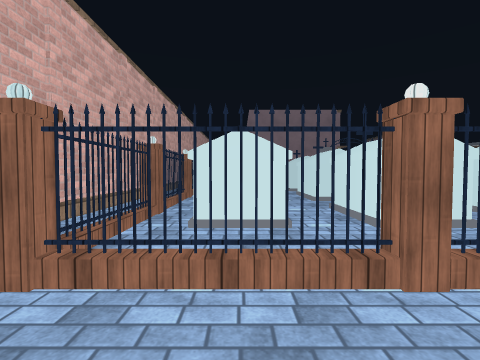
[1] (above)

24 first-person views from a walk through a 3-D level made in the Unity game engine. The camera is 1.5 m above the floor, tilts 2° down and sees 85° across. The floor is counted in squares, 2 m on a side. Each view is taken from the middle of a square. On the plan, view 1 faces up. The plan holds only what a view shows up to about 9 squares ahead; the rest is blank. The place goes on beyond the plan. Surface patterns are stand-ins for the level's own textures.

[2]
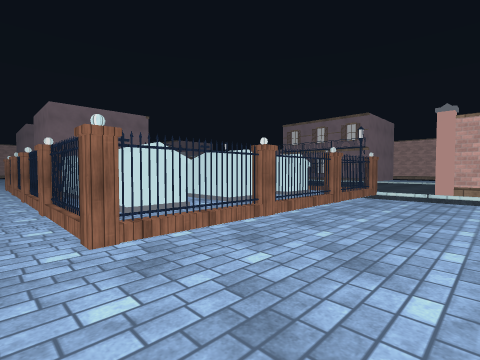

[3]
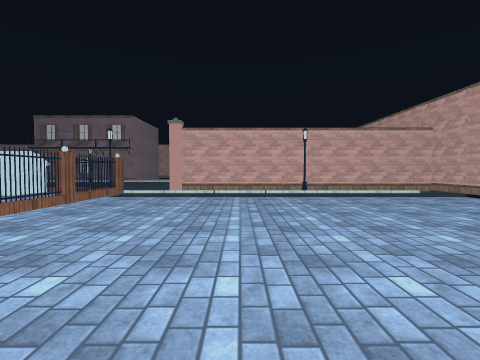

[4]
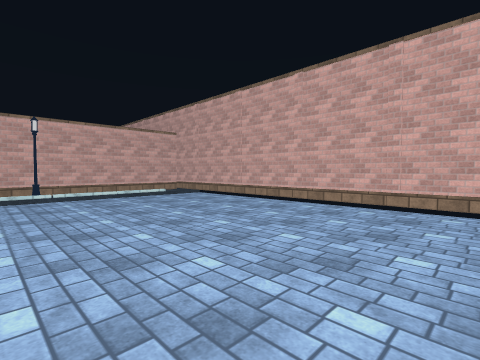

[5]
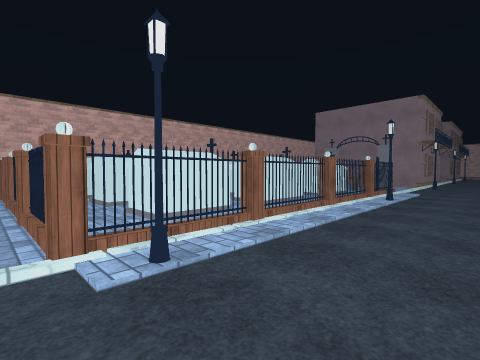

[6]
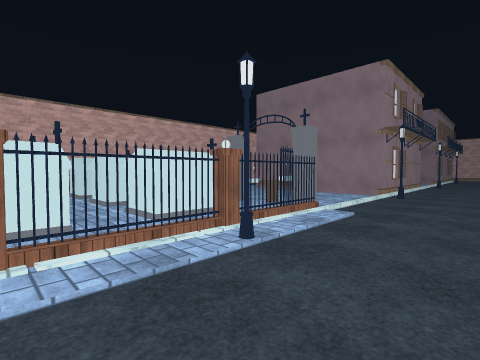

[7]
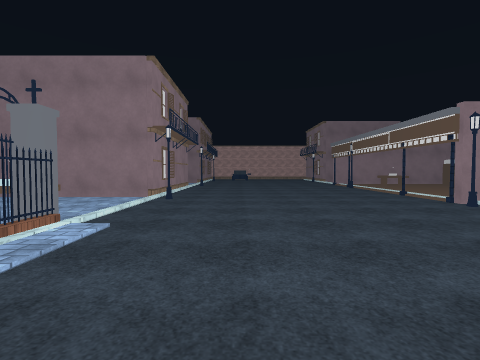

[8]
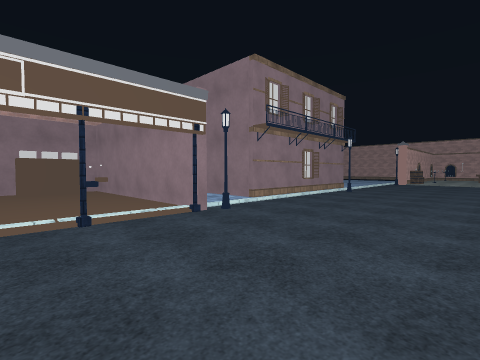

[9]
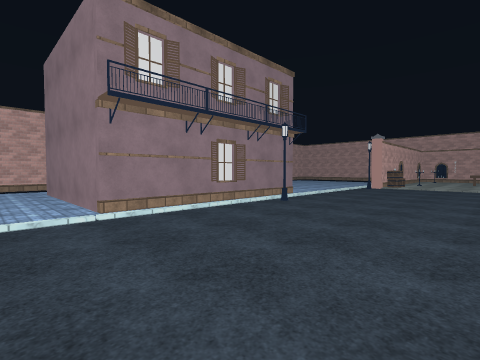

[10]
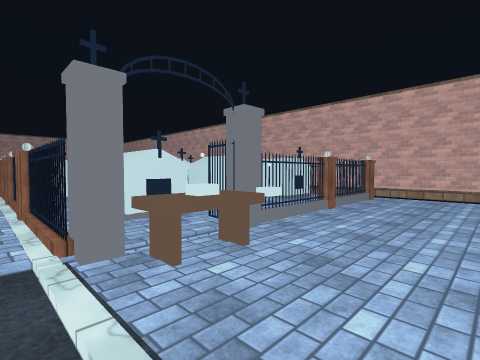

[11]
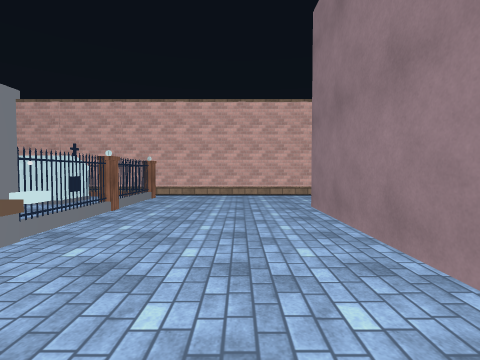

[12]
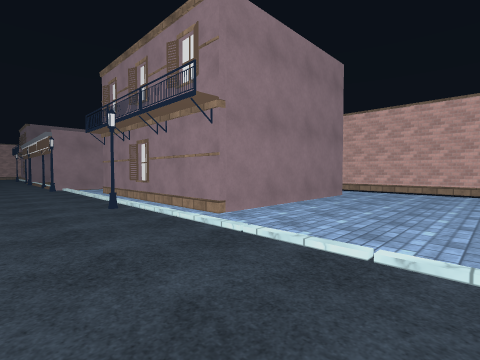

[13]
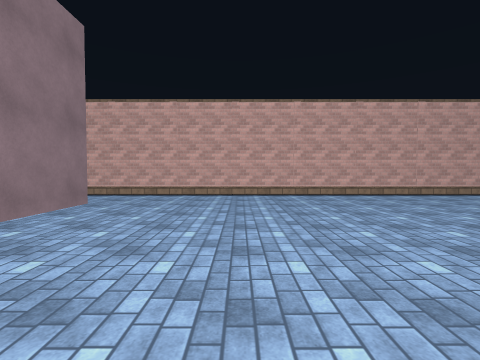

[14]
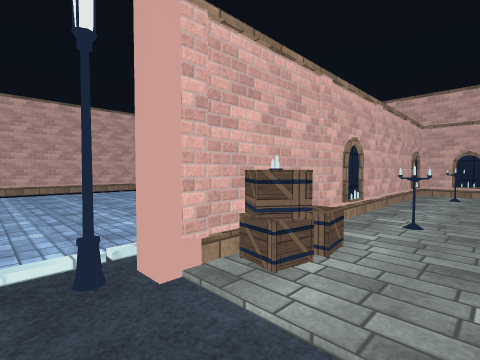

[15]
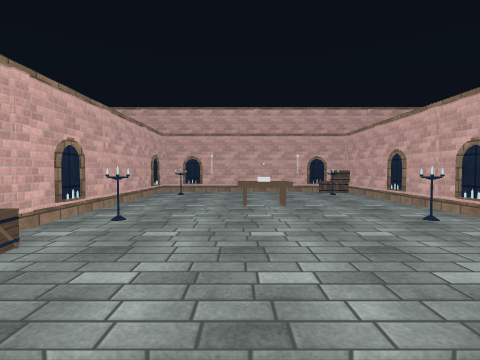

[16]
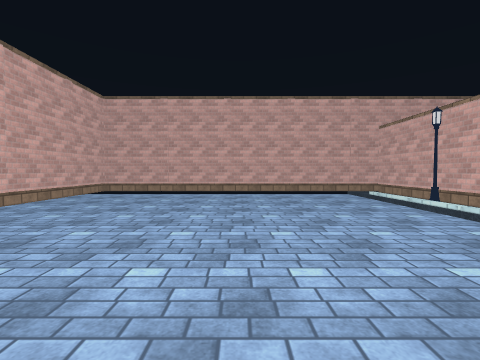

[17]
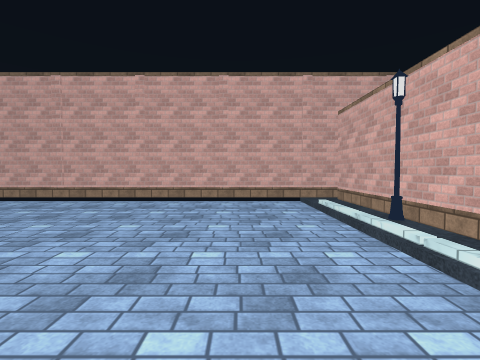

[18]
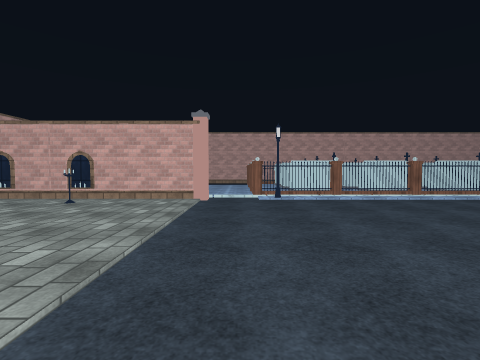

[19]
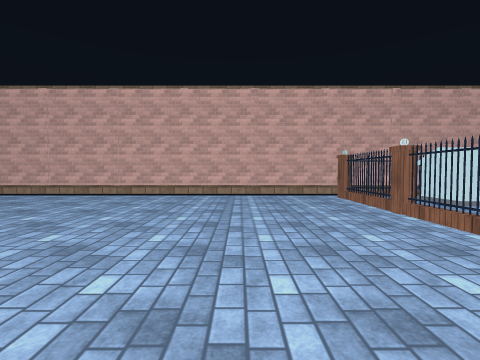

[20]
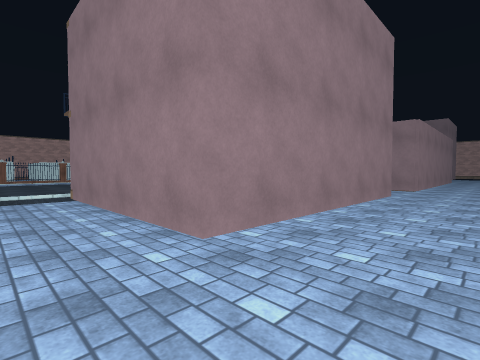

[21]
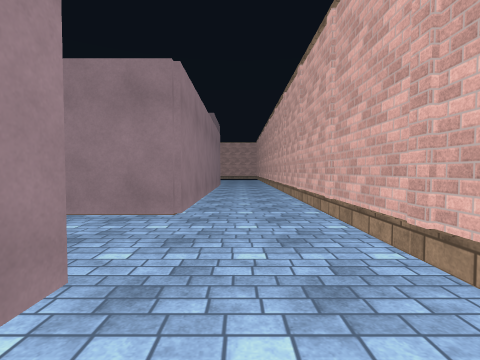

[22]
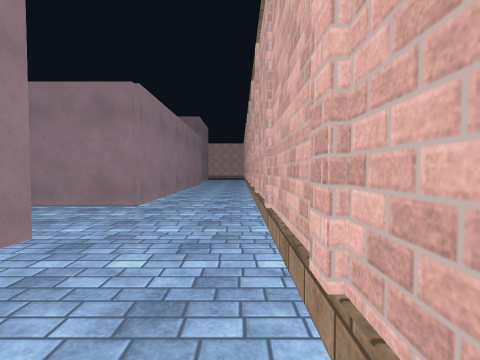

[23]
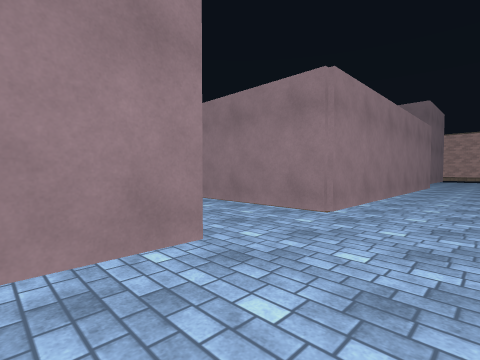

[24]
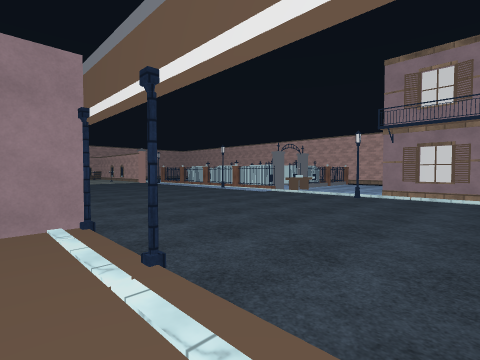

### Floor plan
Key: @ floor where view 1 was taken; # wall or solid block; . main floor; : floor 0.25 m higher than the main floor; O other object.
Columns run from 3 left of view 1 to 22 right of it. Each row starts with its distance up from view 1.
 17         #:::::::::    #..#
 16         #::::::::::: :#..#
 15 #...######::::::O::::: ..#
 14 #........O::::::::OO::#..#
 13 #........::::::OO######..#
 12 #........:::::::: .......#
 11 #......OO:::::::: .......#
 10 #.O#O###O::::::::######..#
  9 #.OOOOOOO::::::::#    #..#
  8 #.OOOOOOOO:::::::#    #..#
  7 #.OO:O:OO::::::::#    #..#
  6 #.OOOOOOO:::::::O#    #..#
  5 #.OO:O:OO::::::::######..#
  4 #.OOOOOOO::::::::........#
  3 #.OOOOOOO::::::::........#
  2 #.OOOOOOOO:::::::........#
  1 #........O:::::::........#
  0 #..@.....O::::::OO.......#
 -1 #........#:::::O# .......#
 -2 #........#::::::# .......#
 -3 #........#O::::O#........#
 -4 #........O::::::#........#
 -5 #........#::OO::O........#
 -6 #........#::::::O........#
 -7 #........#O::::O#........#
 -8 #........:OO####:........#
 -9 ##########     ###########

Positions as (right, up) in squares from view 1, and headings:
1: (0, 0), facing up
2: (-2, -1), facing up-right
3: (-2, -2), facing right
4: (-2, -3), facing down-right
5: (8, 1), facing up-left
6: (8, 6), facing up-left
7: (8, 7), facing up
8: (9, 16), facing down-right
9: (9, 12), facing down-right
10: (6, 13), facing down-left
11: (6, 13), facing left
12: (11, 1), facing up-right
13: (13, 1), facing right
14: (11, 1), facing down-right
15: (10, 1), facing down
16: (17, 0), facing down
17: (15, -2), facing down
18: (13, 1), facing left
19: (5, -1), facing left
20: (21, 3), facing up-left
21: (20, 9), facing up
22: (21, 8), facing up
23: (21, 9), facing up-left
24: (14, 17), facing down-left
